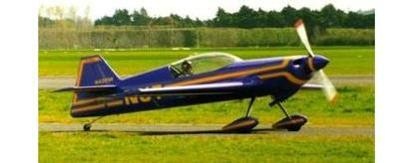
%> input picture HW1/image/set2/im05.jpg, 397 x 163 px; its folder holds only this picture in this run
$ octave hw1p2.m   (GNU Octave 9; MATLAB toolbox functions it lacks are replaced by stand-ins)
%> lines starting %> are read from the running program, lines starting %| are printed output that depends on the picture
### HW1/readImage.m
function [originalImage,grayImage] = readImage(dirname,fileformat)
%> called with dirname = 'image/set2', fileformat = 'jpg'
% This function read image from a set of image and resize it to the same
% size
% Input:
%      dirname: directory name
%      firformat:format of image
%Output:
%      originalImage:matrix of all images in the directory
%      grayImage:matrix of all images' grayscale transformation

dirString = [dirname,'/*.',fileformat];
list = dir(dirString);
numofImage = length(list);

%get the first image and decide the size of image
firstImage = imread([dirname,'/',list(1).name]);
%> firstImage is the input picture: size 163x397x3 uint8; mean R, G, B 147.3, 150.5, 86.6
firstGrayImage = rgb2gray(firstImage);
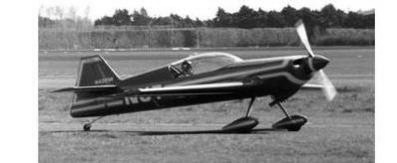
%> firstGrayImage: size 163x397 uint8; min 0, max 255, mean 142.2
[m,n,d] = size(firstImage);
%> m = 163; n = 397; d = 3
originalImage = zeros(m,n,3,numofImage);
grayImage = zeros(m,n,numofImage);
originalImage(:,:,:,1) = im2double(firstImage);
grayImage(:,:,1) = im2double(firstGrayImage);

for i = 2 : numofImage
    Image = imread([dirname,'/',list(i).name]);
    Image = imresize(Image,[m n]);
    GrayImage = rgb2gray(Image);
    originalImage(:,:,:,i) = im2double(Image);
    grayImage(:,:,i) = im2double(GrayImage);
end
end

### HW1/CalculateFilpAverageImage.m
function [] = CalculateFilpAverageImage(originalImage,OutputName)
%> called with OutputName = 'image/ColorFlipAverageset2.jpg'
%Calculate the average image
% Input:
%      dirname: directory name
%      OutputName:output name

[m,n,p,q] = size(originalImage);
%> p = 3; q = 1

for i = 1:q
    originalImage(:,:,:,i) = imageDice(originalImage(:,:,:,i));
end
%> this loop made 1 pass
%> pass 1, in imageDice, `A = original(1:1:m,n:-1:1,:);`:
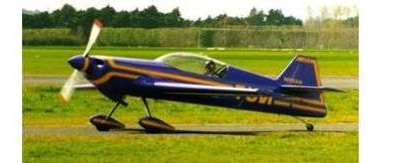
%> A: size 163x397x3 double; mean R, G, B 0.578, 0.59, 0.34; mean of the top-left, top-right, bottom-left and bottom-right quarters 0.47, 0.611, 0.424, 0.505

colorAverage = mean(originalImage,4);
imwrite(colorAverage,OutputName,'JPEG');

figure,imshow(colorAverage);
colorbar;
axis image;

end

### HW1/imageDice.m
function [A] = imageDice(original)
%equally likely return original image or the mirror-flipped image

flag = diceRoll();

if flag <=3
    A = original;
else
    [m,n,d] = size(original);
    A = original(1:1:m,n:-1:1,:);
end

### HW1/CalculateAverageGrayImage.m
function [] = CalculateAverageGrayImage(grayImage,OutputName)
%Calculate the grayscale average image
% Input:
%      dirname: directory name
%      OutputName:output name

grayAverage = mean(grayImage,3);
imwrite(grayAverage,OutputName,'JPEG');

figure,imshow(grayAverage);
colorbar;
axis image;


end

### HW1/CalculateAverageImage.m
function [] = CalculateAverageImage(originalImage,OutputName)
%Calculate the average image
% Input:
%      dirname: directory name
%      OutputName:output name

colorAverage = mean(originalImage,4);
imwrite(colorAverage,OutputName,'JPEG');

figure,imshow(colorAverage);
colorbar;
axis image;

end

### HW1/diceRoll.m
function [result] = diceRoll()
%simualte the roll of a six sided dice
result = floor(rand(1) * 6) + 1;

### HW1/hw1p2.m
clc;
close;
clear;

setname = 'set2';
dirname = ['image/',setname];
fileformat = 'jpg';

[original,gray] = readImage(dirname,fileformat);
CalculateAverageGrayImage(gray,['image/GrayAverage',setname,'.jpg']);
CalculateAverageImage(original,['image/ColorAverage',setname,'.jpg']);
CalculateFilpAverageImage(original,['image/ColorFlipAverage',setname,'.jpg']);

$ run again, on HW1/image/set2/im22.jpg
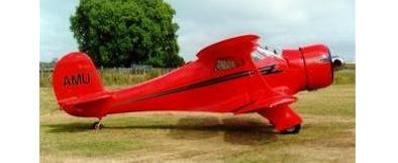
%> input picture HW1/image/set2/im22.jpg, 398 x 163 px
%> in readImage, firstImage is the input picture: size 163x398x3 uint8; mean R, G, B 179.2, 140.4, 119.8
%> in readImage, `firstGrayImage = rgb2gray(firstImage);`:
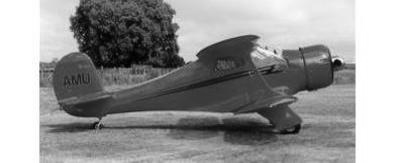
%> firstGrayImage: size 163x398 uint8; min 0, max 255, mean 149.7
%> the loop in CalculateFilpAverageImage, `for i = 1:q` made 1 pass
%> pass 1, in imageDice, `A = original(1:1:m,n:-1:1,:);`:
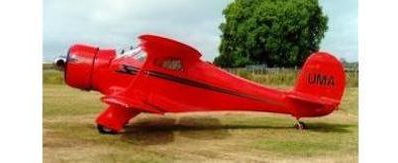
%> A: size 163x398x3 double; mean R, G, B 0.703, 0.551, 0.47; mean of the top-left, top-right, bottom-left and bottom-right quarters 0.721, 0.51, 0.523, 0.545

$ run again, on HW1/image/set2/im24.jpg
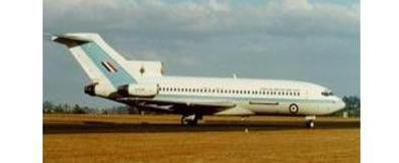
%> input picture HW1/image/set2/im24.jpg, 399 x 163 px
%> in readImage, firstImage is the input picture: size 163x399x3 uint8; mean R, G, B 163.7, 161.7, 143.5
%> in readImage, `firstGrayImage = rgb2gray(firstImage);`:
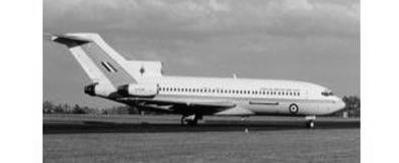
%> firstGrayImage: size 163x399 uint8; min 0, max 255, mean 160.2
%> the loop in CalculateFilpAverageImage, `for i = 1:q` made 1 pass
%> pass 1, in imageDice, `A = original(1:1:m,n:-1:1,:);`:
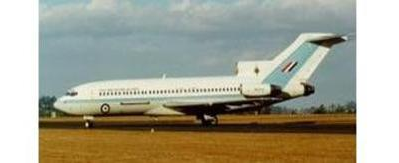
%> A: size 163x399x3 double; mean R, G, B 0.642, 0.634, 0.563; mean of the top-left, top-right, bottom-left and bottom-right quarters 0.705, 0.705, 0.556, 0.489

$ run again, on HW1/image/set2/im11.jpg
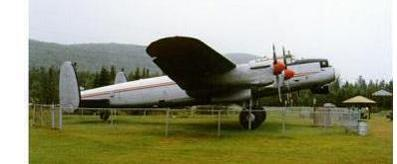
%> input picture HW1/image/set2/im11.jpg, 397 x 164 px
%> in readImage, firstImage is the input picture: size 164x397x3 uint8; mean R, G, B 150.5, 150.8, 125.2
%> in readImage, `firstGrayImage = rgb2gray(firstImage);`:
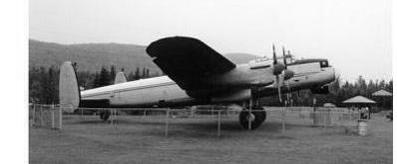
%> firstGrayImage: size 164x397 uint8; min 1, max 255, mean 147.8
%> the loop in CalculateFilpAverageImage, `for i = 1:q` made 1 pass
%> pass 1, in imageDice, `A = original(1:1:m,n:-1:1,:);`:
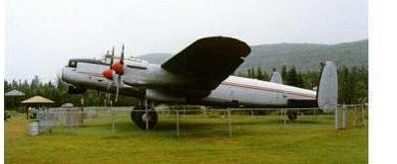
%> A: size 164x397x3 double; mean R, G, B 0.59, 0.591, 0.491; mean of the top-left, top-right, bottom-left and bottom-right quarters 0.833, 0.689, 0.291, 0.417
